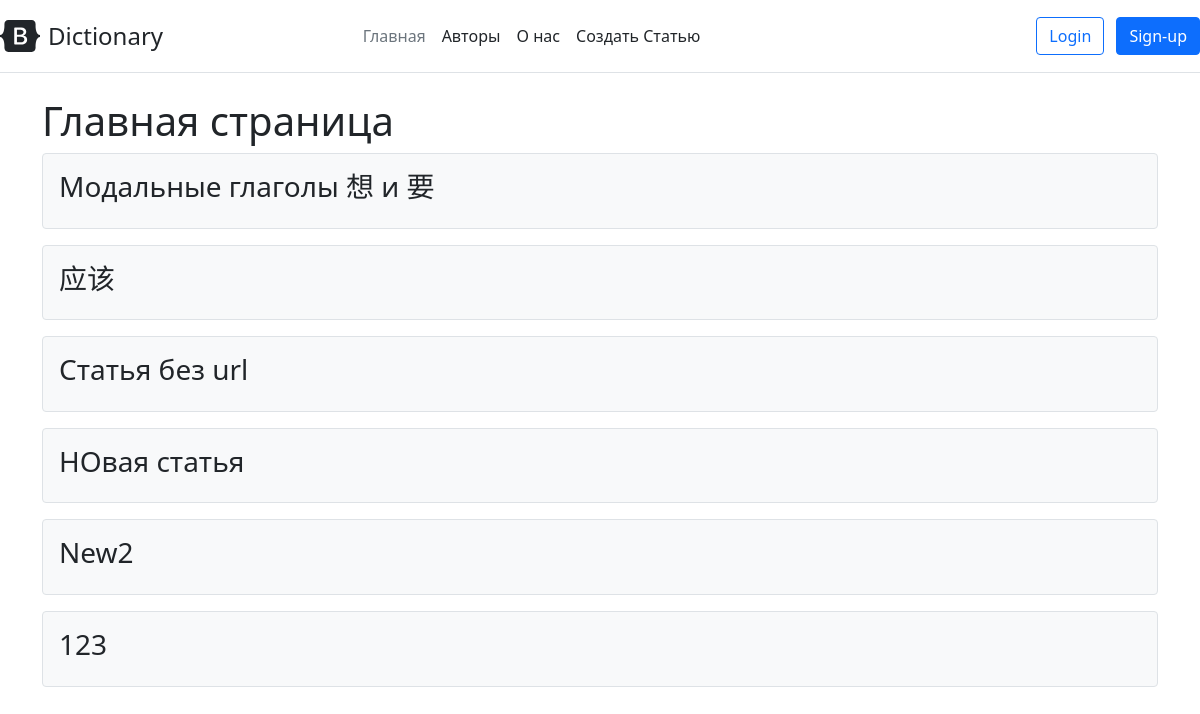
Before: / with the older database file.
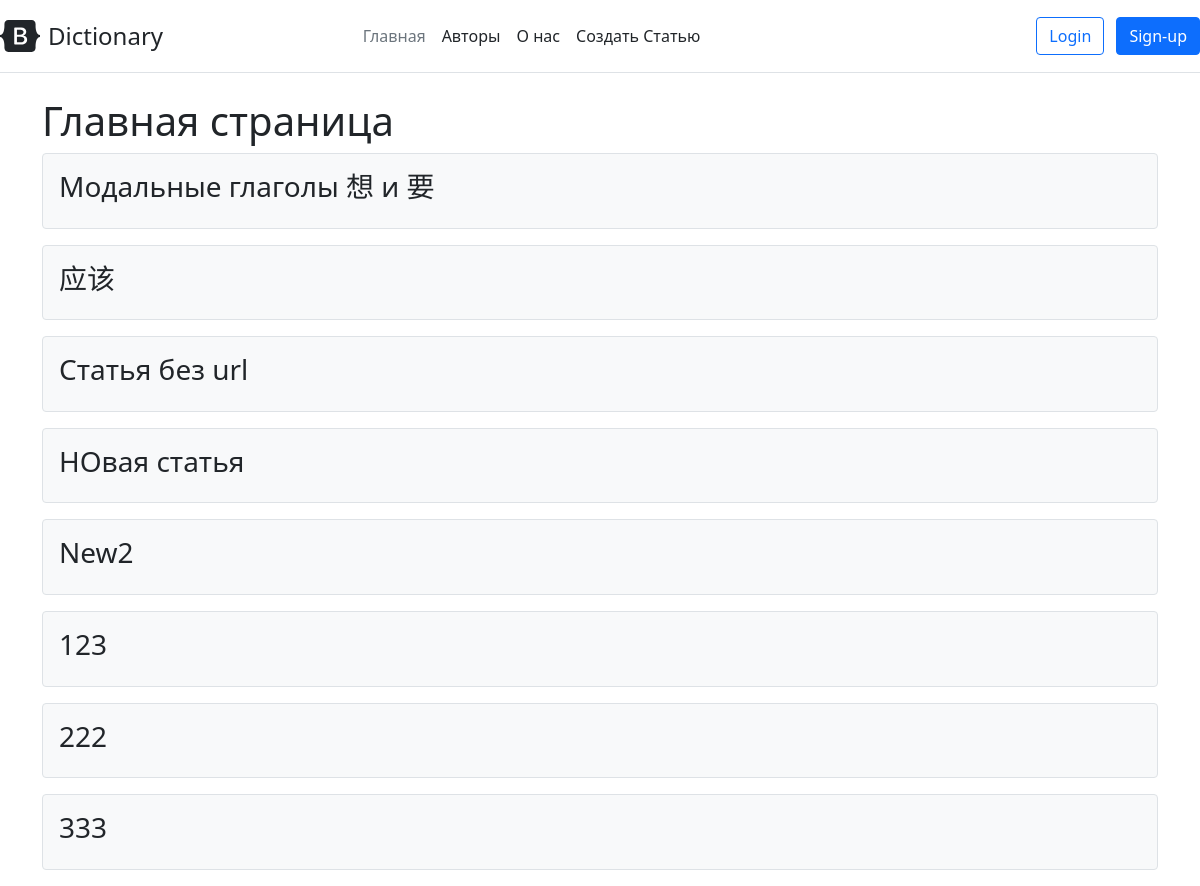
After: the same page with the newer database file.
### dictionary/models.py (models this page shows, shortened)
class Article(models.Model):
    title = models.CharField("Заголовок", max_length=250)
    message = models.TextField("Описание")
    url = models.SlugField(max_length=160, unique=True)
    keywords = models.ManyToManyField(Keyword, verbose_name="Ключевые слова", related_name="article_keywords")
    grammar = models.ManyToManyField(GrammarTopic, verbose_name="Грамматика", related_name="article_grammar", blank=True)
    lessons = models.ManyToManyField(Lesson, verbose_name="Уроки", related_name="article_lesson", blank=True)
    authors = models.ManyToManyField(User, verbose_name="Автор", related_name="article_author", blank=True)
    def get_absolute_url(self):
        return reverse('article_detail', kwargs={"slug": self.url})
    class Meta:
        verbose_name = "Статья"
        verbose_name_plural = "Статьи"

### dictionary/views.py (the view)
# urls.py: path('', views.index, name="index"),
def index(request):
    articles = Article.objects.all()
    return render(request, "dictionary/index.html", {'title': 'Главная страница сайта', 'articles': articles})

### dictionary/templates/dictionary/index.html (shortened to what this page needs)
{% extends "dictionary/base.html" %}
{% block content %}
    <h1>Главная страница</h1>
    {% for article in articles %}
        <a href="{{ article.get_absolute_url }}" class="text-decoration-none text-reset">
            <div class="alert alert-info bg-light text-dark border mt-2" role="alert">
                <h3>{{ article.title }}</h3>
            </div>
        </a>
    {% endfor %}
{% endblock %}

### dictionary/templates/dictionary/base.html (shortened to what this page needs)
<!doctype html>
<html lang="en">
<head>
    <link rel="stylesheet" href="https://cdn.jsdelivr.net/npm/bootstrap@5.1.0/dist/css/bootstrap.min.css">
</head>
<body>
    <header class="d-flex flex-wrap align-items-center justify-content-center justify-content-md-between py-3 mb-4 border-bottom">
          <a href="/" class="d-flex align-items-center text-dark text-decoration-none">
            <span class="fs-4">Dictionary</span>
          </a>
          <ul class="nav col-12 col-md-auto mb-2 justify-content-center mb-md-0">
            <li><a href="{% url 'index' %}" class="nav-link px-2 link-secondary">Главная</a></li>
            <li><a href="{% url 'author_list' %}" class="nav-link px-2 link-dark">Авторы</a></li>
            <li><a href="{% url 'about' %}" class="nav-link px-2 link-dark">О нас</a></li>
              <li><a href="{% url 'create' %}" class="nav-link px-2 link-dark">Создать Статью</a></li>
          </ul>
          <div class="col-md-3 text-end">
            <button type="button" class="btn btn-outline-primary me-2">Login</button>
            <button type="button" class="btn btn-primary">Sign-up</button>
          </div>
    </header>
    <div class="container">
        {% block content %}
        {% endblock %}
    </div>
</body>
</html>

Changed rows visible on the page:
added Article: title "222"
added Article: title "333"
